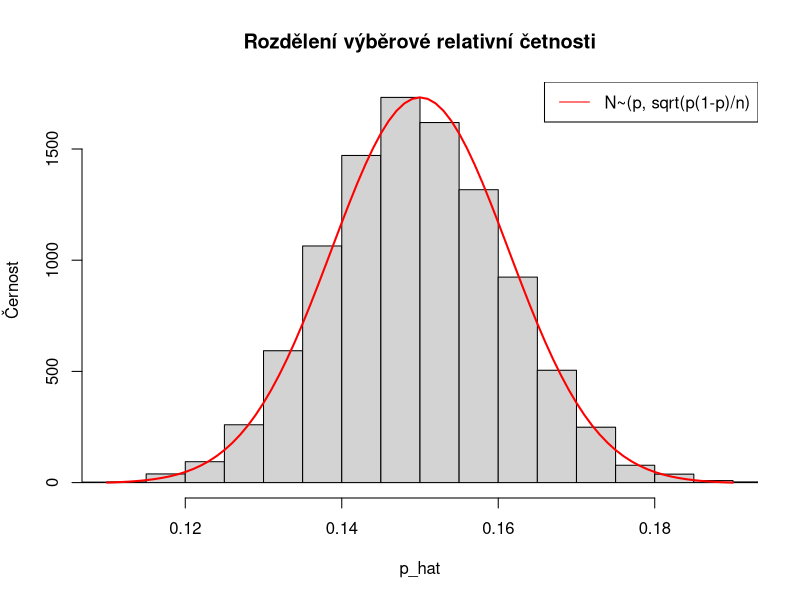
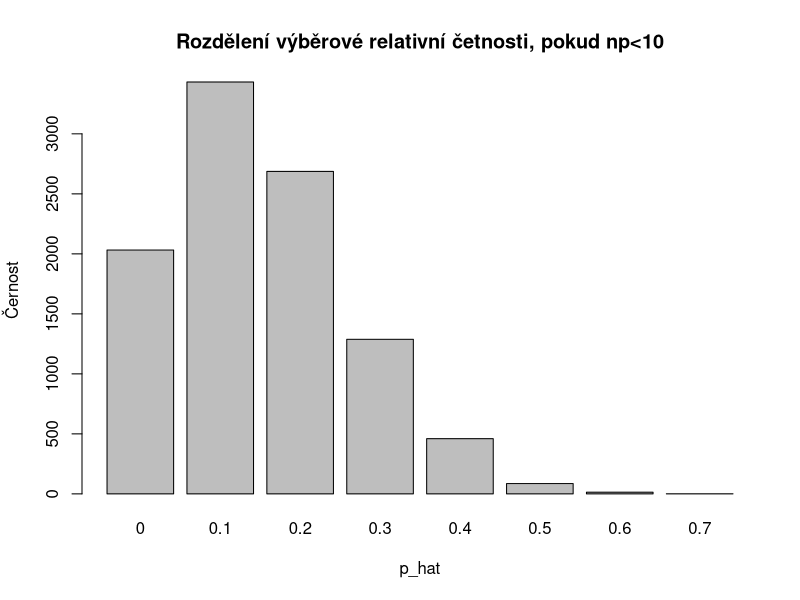
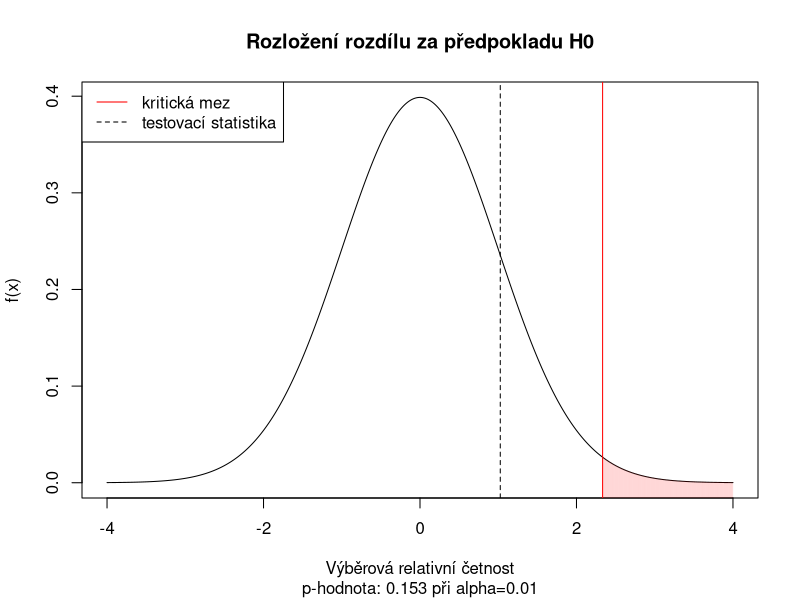
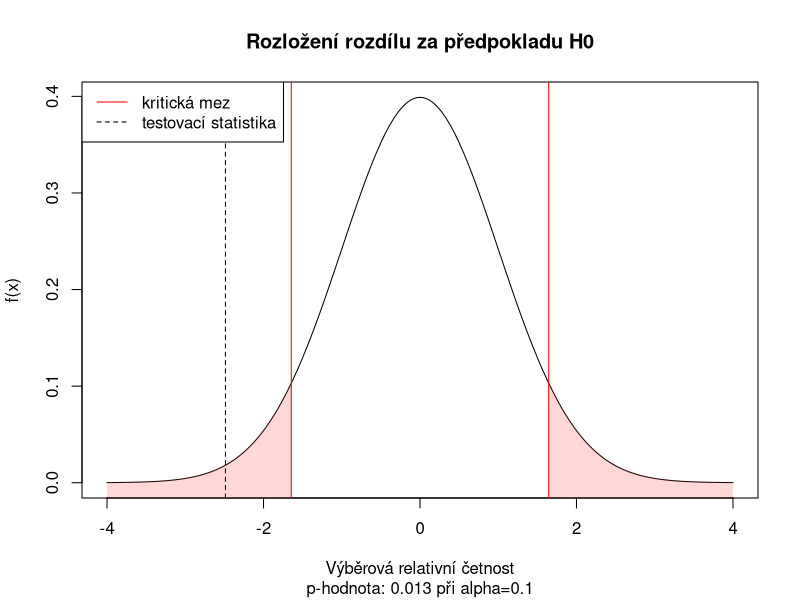

These figures' R source, in order:
## ---- chunk 1
knitr::opts_chunk$set(echo = TRUE, fig.width = 10)
set.seed(42)
## ---- chunk 2
# populacni relativni cetnost
p <- 0.15
n <- 1000
# opakujme 10 000x vybery o velikosti 1000 z teto populace
n_p_hat <- rbinom(n=10000, size = n, prob = p)

hist(n_p_hat/n, 
     xlab = "p_hat", 
     ylab = "Černost", 
     main = "Rozdělení výběrové relativní četnosti", 
     xlim = c(0.11, 0.19))

x <- seq(0.11,0.19,by=0.001)
pdf <- dnorm(x, mean = p, sd = sqrt(p*(1-p) / n))
# nova osa
par(new = TRUE)
plot(x, 
     pdf, 
     xlab = "", ylab = "", main = "", 
     bty = "n", axes = FALSE, 
     type = "l", 
     col = "red", 
     lwd = 2)

legend("topright", legend = c("N~(p, sqrt(p(1-p)/n)"), col = "red", lty = 1)
## ---- chunk 3
# populacni relativni cetnost
p <- 0.15
n <- 10
# opakujme 10 000x vybery o velikosti 1000 z teto populace
n_p_hat <- rbinom(n=10000, size = n, prob = p)

barplot(table(n_p_hat/n), 
     xlab = "p_hat", 
     ylab = "Černost", 
     main = "Rozdělení výběrové relativní četnosti, pokud np<10")
## ---- chunk 4
p_0 <- 0.05
k <- 30
n <- 500
p_hat <- k/n
s_v <- n-1
alpha <- 0.01

standardni_chyba <- sqrt(p_0*(1-p_0) / n)
t <- (p_hat - p_0) / standardni_chyba
kriticka_mez <- qt(1-alpha, df = s_v)

x <- seq(-4,4,by = 0.001)
pdf <- dt(x, df = s_v)
p <- 1-pt(t, df = s_v)

plot(x, pdf, 
     xlab = "Výběrová relativní četnost", ylab = "f(x)", 
     main = "Rozložení rozdílu za předpokladu H0",
     sub = paste0("p-hodnota: ", round(p, 3), " při alpha=", alpha),
     type = "l")
abline(v = kriticka_mez, col = "red")
# oblast zamitnuti H0
for(i in c(1:length(x))) {
  if(x[i] > kriticka_mez) {
    lines(c(x[i], x[i]), c(-1, pdf[i]), 
          col = adjustcolor("red", alpha.f = 0.01))
  }
}
abline(v = t, lty = 2)
legend("topleft", 
       c("kritická mez", "testovací statistika"), 
       col = c("red", "black"), 
       lty = c(1,2))
## ---- chunk 5
p_hat + qt(c(alpha/2, 1-alpha/2), df = s_v) * standardni_chyba
## ---- chunk 6
p_hat_1 <- 0.02
p_hat_2 <- 0.028
n_1 <- 4300
n_2 <- 4700
s_v <- n_1 + n_2 - 2
alpha <- 0.1

var_1 <- p_hat_1 * (1-p_hat_1)
var_2 <- p_hat_2 * (1-p_hat_2)
standardni_chyba <- sqrt(var_1/n_1 + var_2/n_2)

t <- (p_hat_1 - p_hat_2) / standardni_chyba
kriticka_mez <- qt(c(alpha/2, 1-alpha/2), df = s_v)

x <- seq(-4,4,by = 0.001)
pdf <- dt(x, df = s_v)
p <- (1-pt(abs(t), df = s_v)) * 2

plot(x, pdf, 
     xlab = "Výběrová relativní četnost", ylab = "f(x)", 
     main = "Rozložení rozdílu za předpokladu H0",
     sub = paste0("p-hodnota: ", round(p, 3), " při alpha=", alpha),
     type = "l")
abline(v = kriticka_mez, col = "red")
# oblast zamitnuti H0
for(i in c(1:length(x))) {
  if(x[i] > kriticka_mez[2] | x[i] < kriticka_mez[1]) {
    lines(c(x[i], x[i]), c(-1, pdf[i]), 
          col = adjustcolor("red", alpha.f = 0.01))
  }
}
abline(v = t, lty = 2)
legend("topleft", 
       c("kritická mez", "testovací statistika"), 
       col = c("red", "black"), 
       lty = c(1,2))
## ---- chunk 7
p_d <- p_hat_1 - p_hat_2
is <- p_d + kriticka_mez * standardni_chyba
print(paste0("Interval spolehlivosti na hladině spolehlivosti ", 1-alpha, " je: ", paste0(round(is, 3), collapse = " až ")))
